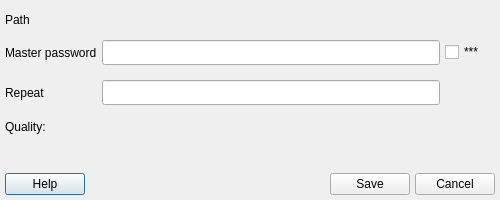
<?xml version="1.0" encoding="UTF-8"?>
<ui version="4.0">
 <class>CreateDatabase</class>
 <widget class="QDialog" name="CreateDatabase">
  <property name="geometry">
   <rect>
    <x>0</x>
    <y>0</y>
    <width>500</width>
    <height>200</height>
   </rect>
  </property>
  <property name="sizePolicy">
   <sizepolicy hsizetype="Fixed" vsizetype="Fixed">
    <horstretch>0</horstretch>
    <verstretch>0</verstretch>
   </sizepolicy>
  </property>
  <property name="minimumSize">
   <size>
    <width>500</width>
    <height>200</height>
   </size>
  </property>
  <property name="maximumSize">
   <size>
    <width>500</width>
    <height>200</height>
   </size>
  </property>
  <property name="windowTitle">
   <string>Dialog</string>
  </property>
  <layout class="QGridLayout" name="gridLayout" rowstretch="0,0,0,0">
   <property name="sizeConstraint">
    <enum>QLayout::SizeConstraint::SetMinimumSize</enum>
   </property>
   <property name="leftMargin">
    <number>5</number>
   </property>
   <property name="topMargin">
    <number>5</number>
   </property>
   <property name="rightMargin">
    <number>5</number>
   </property>
   <property name="bottomMargin">
    <number>5</number>
   </property>
   <property name="spacing">
    <number>5</number>
   </property>
   <item row="3" column="0">
    <layout class="QHBoxLayout" name="horizontalLayout_3">
     <property name="sizeConstraint">
      <enum>QLayout::SizeConstraint::SetFixedSize</enum>
     </property>
     <item>
      <widget class="QPushButton" name="helpButton">
       <property name="text">
        <string>Help</string>
       </property>
      </widget>
     </item>
     <item>
      <spacer name="horizontalSpacer">
       <property name="orientation">
        <enum>Qt::Orientation::Horizontal</enum>
       </property>
       <property name="sizeHint" stdset="0">
        <size>
         <width>40</width>
         <height>20</height>
        </size>
       </property>
      </spacer>
     </item>
     <item>
      <widget class="QPushButton" name="saveButton">
       <property name="text">
        <string>Save</string>
       </property>
      </widget>
     </item>
     <item>
      <widget class="QPushButton" name="pushButton">
       <property name="text">
        <string>Cancel</string>
       </property>
      </widget>
     </item>
    </layout>
   </item>
   <item row="0" column="0">
    <layout class="QVBoxLayout" name="verticalLayout" stretch="0">
     <property name="sizeConstraint">
      <enum>QLayout::SizeConstraint::SetFixedSize</enum>
     </property>
     <item>
      <widget class="QLabel" name="labelPath">
       <property name="minimumSize">
        <size>
         <width>0</width>
         <height>30</height>
        </size>
       </property>
       <property name="maximumSize">
        <size>
         <width>16777215</width>
         <height>38</height>
        </size>
       </property>
       <property name="text">
        <string>Path</string>
       </property>
      </widget>
     </item>
    </layout>
   </item>
   <item row="1" column="0">
    <layout class="QGridLayout" name="gridLayout_2" rowstretch="0,0,0,0" columnstretch="0,0,0,0">
     <property name="sizeConstraint">
      <enum>QLayout::SizeConstraint::SetMaximumSize</enum>
     </property>
     <property name="topMargin">
      <number>0</number>
     </property>
     <property name="verticalSpacing">
      <number>15</number>
     </property>
     <item row="1" column="2">
      <widget class="QLineEdit" name="linePassword">
       <property name="minimumSize">
        <size>
         <width>0</width>
         <height>25</height>
        </size>
       </property>
      </widget>
     </item>
     <item row="3" column="2">
      <widget class="QLabel" name="labelPasswordQuality">
       <property name="maximumSize">
        <size>
         <width>16777215</width>
         <height>30</height>
        </size>
       </property>
       <property name="text">
        <string/>
       </property>
      </widget>
     </item>
     <item row="3" column="0">
      <widget class="QLabel" name="label_4">
       <property name="text">
        <string>Quality:</string>
       </property>
      </widget>
     </item>
     <item row="1" column="3">
      <widget class="QCheckBox" name="checkBoxIsAsterisks">
       <property name="minimumSize">
        <size>
         <width>50</width>
         <height>0</height>
        </size>
       </property>
       <property name="maximumSize">
        <size>
         <width>50</width>
         <height>16777215</height>
        </size>
       </property>
       <property name="text">
        <string>***</string>
       </property>
      </widget>
     </item>
     <item row="1" column="0">
      <widget class="QLabel" name="label">
       <property name="text">
        <string>Master password</string>
       </property>
      </widget>
     </item>
     <item row="2" column="0">
      <widget class="QLabel" name="labelRepeat">
       <property name="text">
        <string>Repeat</string>
       </property>
      </widget>
     </item>
     <item row="2" column="2">
      <widget class="QLineEdit" name="lineRepeat">
       <property name="minimumSize">
        <size>
         <width>0</width>
         <height>25</height>
        </size>
       </property>
      </widget>
     </item>
    </layout>
   </item>
   <item row="2" column="0">
    <spacer name="verticalSpacer">
     <property name="orientation">
      <enum>Qt::Orientation::Vertical</enum>
     </property>
     <property name="sizeType">
      <enum>QSizePolicy::Policy::Expanding</enum>
     </property>
     <property name="sizeHint" stdset="0">
      <size>
       <width>20</width>
       <height>20</height>
      </size>
     </property>
    </spacer>
   </item>
  </layout>
 </widget>
 <resources/>
 <connections/>
</ui>
